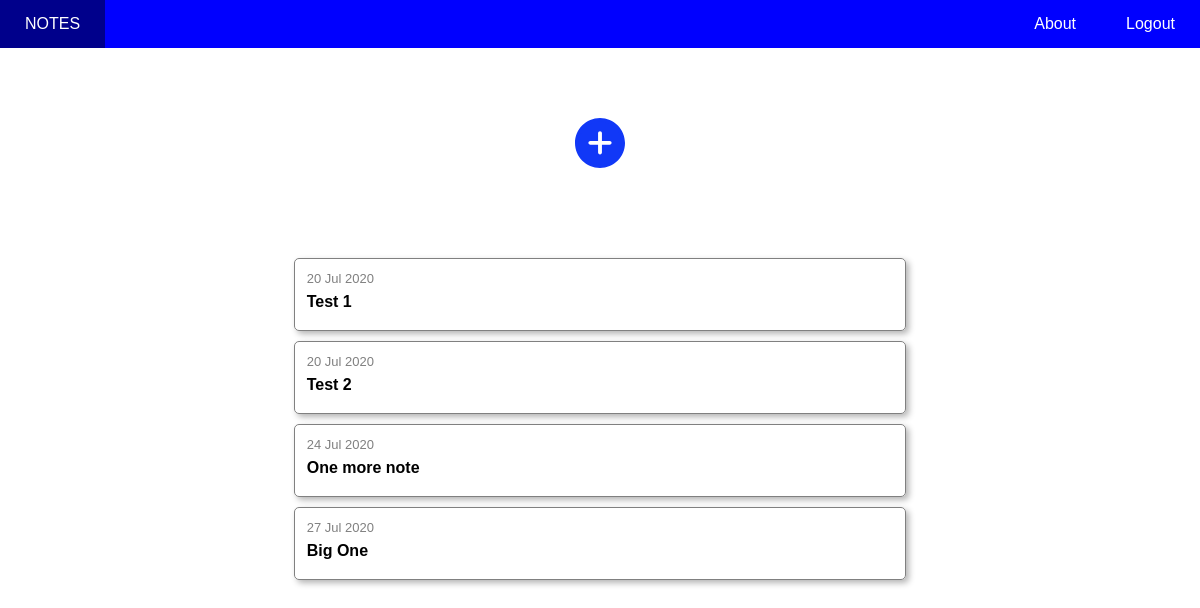
Screenshot of /home (signed in) with the database file from the repository.
### notesapp/models.py (models this page shows, shortened)
class Note(db.Model):
    id = db.Column(db.Integer, primary_key=True)
    title = db.Column(db.String(100), nullable=False)
    date_created = db.Column(db.DateTime, nullable=False, default=datetime.utcnow)
    content = db.Column(db.Text, nullable=False)
    user_id = db.Column(db.Integer, db.ForeignKey('user.id'), nullable=False)

### notesapp/routes.py (the view)
@app.route('/home')
def home():
    return render_template('home.html', title='Home', prevnotes=Note.query.filter_by(author=current_user))

### notesapp/models.py (called while the page is built)
@login_manager.user_loader
def load_user(user_id):
    return User.query.get(int(user_id))

### notesapp/templates/home.html
{% extends 'base.html' %}
{% block content %}
    <div class="notes-home">
            <a href="{{ url_for('addnote') }}"><img class="plus" src="{{ url_for('static', filename='images/plus.svg') }}" alt=""></a></button>
        <div class="prevNotes">
            {% if prevnotes %}
                {% for note in prevnotes %}
                    <a href="{{ url_for('note', note_id=note.id) }}">
                        <div class="prevnote" >
                            <p> {{ note.date_created.strftime("%d %b %Y") }} </p>
                            <h4>{{ note.title }}</h4>
                        </div>
                    </a>
                {% endfor %}
            {% endif %}
        </div>
    </div>
{% endblock %}

### notesapp/static/styles/main.css (style rules this page uses)
* { margin: 0; padding: 0; border: 0; outline: 0; vertical-align: baseline; font-family: Arial, Helvetica, sans-serif; --Blue: #0000ff; --EerieBlack: #1D201F; --White: #FFF; }

### notesapp/static/styles/login-register.css (style rules this page uses)
* { margin: 0; padding: 0; border: 0; outline: 0; vertical-align: baseline; font-family: Arial, Helvetica, sans-serif; --Blue: #0000ff; --EerieBlack: #1D201F; --White: #FFF; }

### notesapp/static/styles/home.css (style rules this page uses)
.notes-home { width: 100%; max-width: 650px; margin: 0 auto; margin-right: auto; }
.plus { display: block; margin: 70px auto; width: 50%; max-width: 50px; }
.prevNotes { width: 95%; padding: 10px; margin: 5px auto; }
.prevNotes a { text-decoration: none; color: inherit; }
.prevnote { position: relative; width: 95%; margin: 10px auto; padding: 12px; border: 1px solid gray; border-radius: 5px; box-shadow: 3px 3px 6px rgb(180, 180, 180); }
.prevnote h4 { margin: 7px; margin-left: 0; }
.prevnote p { font-size: small; color: gray; }

### rows the page displays
Note: date_created "20 Jul 2020", title "Test 1"
Note: date_created "20 Jul 2020", title "Test 2"
Note: date_created "24 Jul 2020", title "One more note"
Note: date_created "27 Jul 2020", title "Big One"
